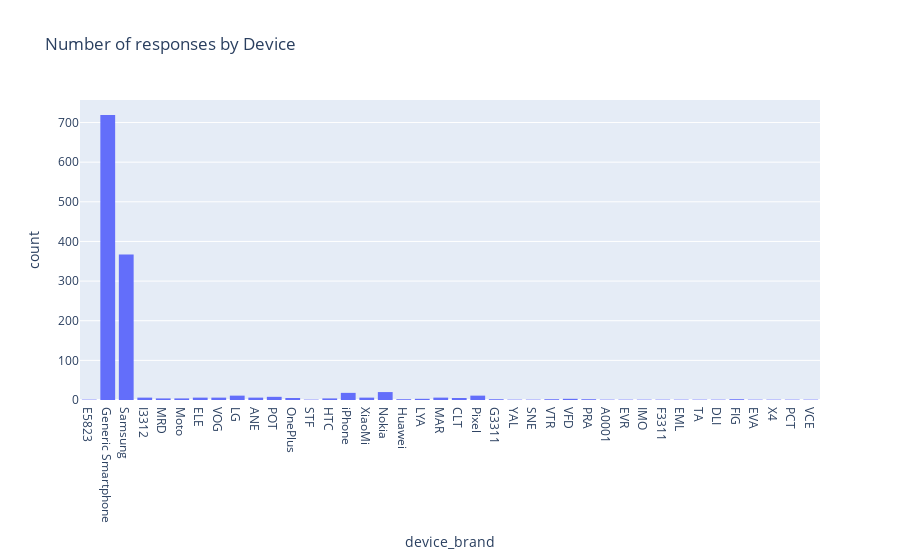

Notebook cell for this chart:
### Code cell
fig = px.histogram(df,x='device_brand',barmode='group',title='Number of responses by Device')
fig.show()

### Figure 1 — Plotly figure (JSON) as saved in the notebook; plotly's stock layout.template omitted (floating-point values rounded to 4 significant figures; data arrays with more than 128 entries replaced by an {"elided": "..."} marker saying what was removed)
{"data": [{"alignmentgroup": "True", "bingroup": "x", "hovertemplate": "device_brand=%{x}<br>count=%{y}<extra></extra>", "legendgroup": "", "marker": {"color": "#636efa", "pattern": {"shape": ""}}, "name": "", "offsetgroup": "", "orientation": "v", "showlegend": false, "type": "histogram", "x": {"elided": "1243 str values"}, "xaxis": "x", "yaxis": "y"}], "layout": {"barmode": "group", "legend": {"tracegroupgap": 0}, "title": {"text": "Number of responses by Device"}, "xaxis": {"anchor": "y", "domain": [0, 1], "title": {"text": "device_brand"}}, "yaxis": {"anchor": "x", "domain": [0, 1], "title": {"text": "count"}}}}
